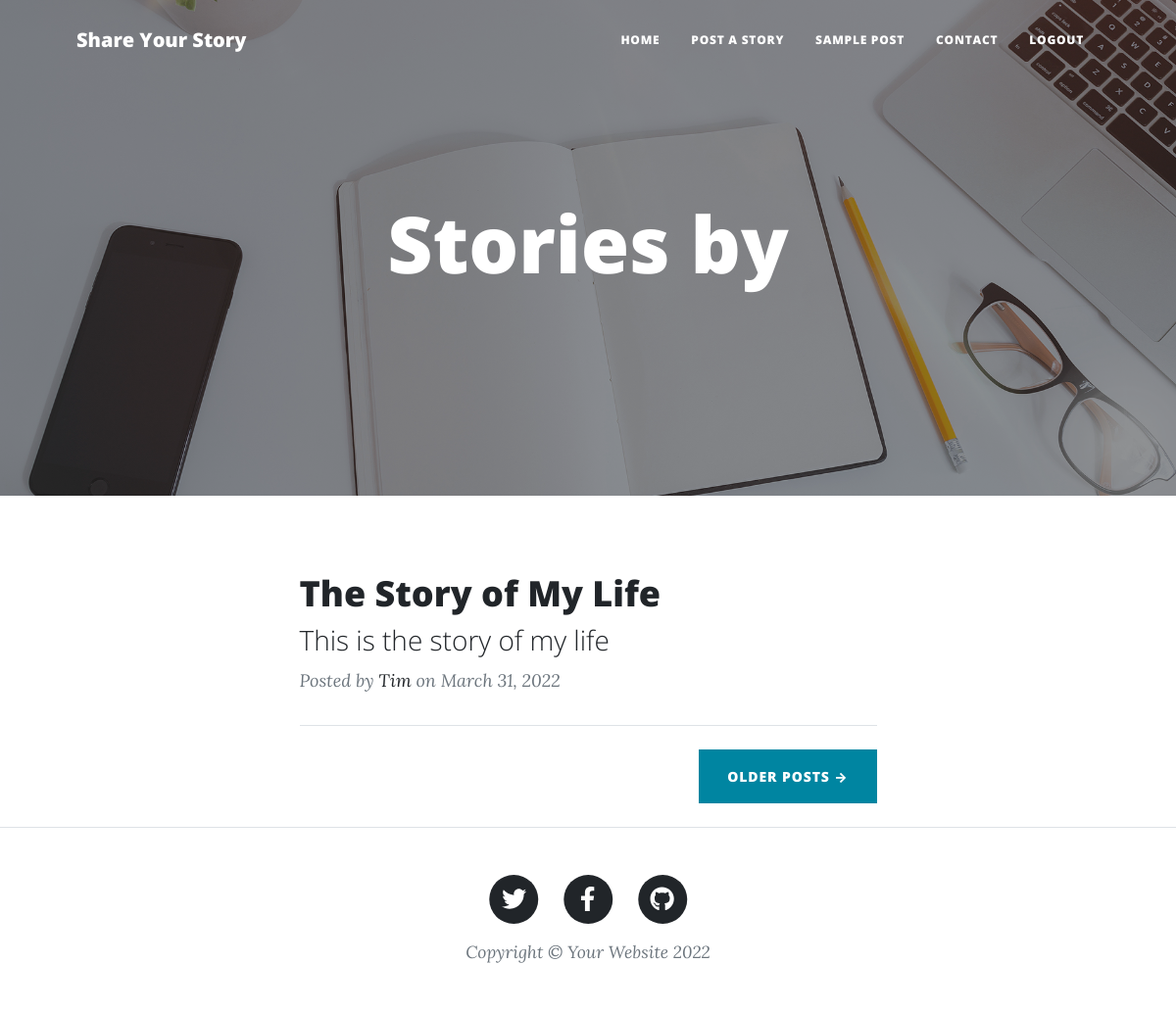
The app's page /profile/2/ with its own data.
### base/models.py (models this page shows, shortened)
class Story(models.Model):
    author = models.ForeignKey(User, on_delete=models.CASCADE)
    title = models.CharField(max_length=200)
    summary = models.CharField(max_length=200)
    content = models.TextField(null=True)
    created = models.DateTimeField(auto_now=True)
    updated = models.DateTimeField(auto_now_add=True)
    class Meta:
        ordering = ['-created', '-updated']

### base/views.py (the view)
# urls.py: path('profile/<str:pk>/', views.profile, name='profile'),
def profile(request, pk):
    stories = Story.objects.filter(author=pk)
    context = {'stories': stories}
    return render(request, 'base/profileMain.html', context)

### base/templates/base/profileMain.html
{% extends 'base/profile.html' %} {% block content %}
<div class="container px-4 px-lg-5">
  <div class="row gx-4 gx-lg-5 justify-content-center">
    <div class="col-md-10 col-lg-8 col-xl-7">
      {% for story in stories %}
      <div class="post-preview">
        <a href="{% url 'view-post' story.id %}">
          <h2 class="post-title">{{story.title | capfirst}}</h2>
          <h3 class="post-subtitle">{{story.summary}}</h3>
        </a>
        <p class="post-meta">
          Posted by
          <a href="{% url 'profile' story.author.id %}">{{story.author}}</a>
          on {{story.created | date}}
        </p>
      </div>
      <hr class="my-4" />
      {% endfor %}
      <div class="d-flex justify-content-end mb-4">
        <a class="btn btn-primary text-uppercase" href="#!">Older Posts →</a>
      </div>
    </div>
  </div>
</div>
{% endblock content %}

### records on screen
Story: title "The Story of My Life", summary "This is the story of my life", author "Tim", created "March 31, 2022"
